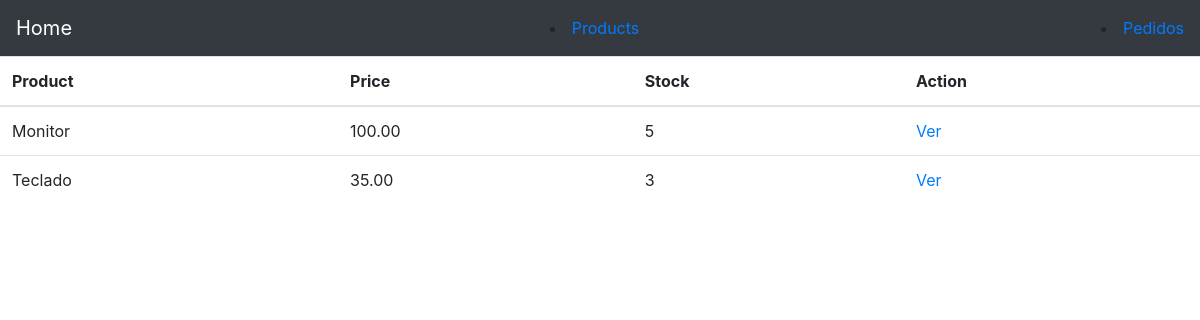
Before: /products/product_list/ (signed in) with the older database file.
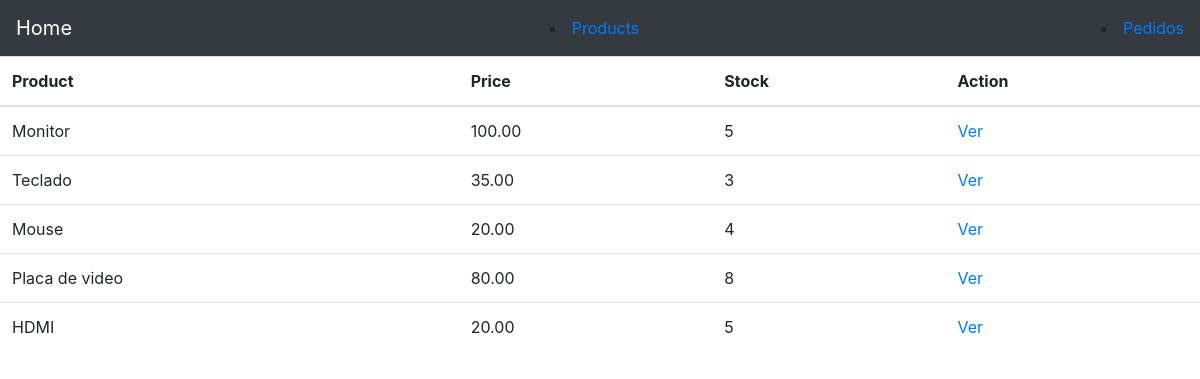
After: the same page with the newer database file.
### products/models.py (models this page shows, shortened)
class Product(models.Model):
    name = models.CharField(max_length=255)
    price = models.DecimalField(max_digits=10, decimal_places=2)
    description = models.TextField()
    stock = models.IntegerField()

### products/views.py (the view)
def product_list(request):
    all_products = ProductService.get_all()
    return render(
        request,
        'products/list.html',
        dict(
            products=all_products,
            otro_atributo='Atributo 2'
        )
    )

### products/repositories/products.py (called while the page is built)
    @staticmethod
    def get_all() -> list[Product]:
        return Product.objects.all()

### products/services/products.py (called while the page is built)
    @staticmethod
    def get_all() -> list[Product]:
        return ProductRepository.get_all()

### products/templates/products/list.html (shortened to what this page needs)
{% extends 'base.html' %}
{% block content %}
{% if user.is_authenticated %}
<table class="table">
    <thead>
        <tr>
            <th>Product</th>
            <th>Price</th>
            <th>Stock</th>
            <th>Action</th>
        </tr>
    </thead>
    <tbody>
        {% for product in products %}
        <tr>
            <td scope="row">{{ product.name }}</td>
            <td>{{ product.price }}</td>
            <td>{{ product.stock }}</td>
            <td><a href="{% url 'product_detail' product.id %}" class="fa fa-eye" aria-hidden="true"> Ver </a></td>
        </tr>
        {% endfor %}
    </tbody>
</table>
{% else %}
<h5>Usted no se encuentra logeado para acceder</h5>
{% endif %}
{% endblock %}

### home/templates/base.html (shortened to what this page needs)
<!doctype html>
<html lang="en">
<head>
    <link rel="stylesheet" href="https://stackpath.bootstrapcdn.com/bootstrap/4.3.1/css/bootstrap.min.css"
>
</head>
<body>
    <nav class="navbar navbar-dark bg-dark">
        <a class="navbar-brand" href="#">Home</a>
        <li>
            <a href="{% url 'product_list' %}">Products</a>
        </li>
        <li>
            <a href="{% url 'order_list' %}">Pedidos</a>
        </li>
    </nav>
    {% block content %}{% endblock %}
</body>
</html>

Changed rows visible on the page:
added Product: name "Mouse", price "20.00", stock "4"
added Product: name "Placa de video", price "80.00", stock "8"
added Product: name "HDMI", price "20.00", stock "5"
